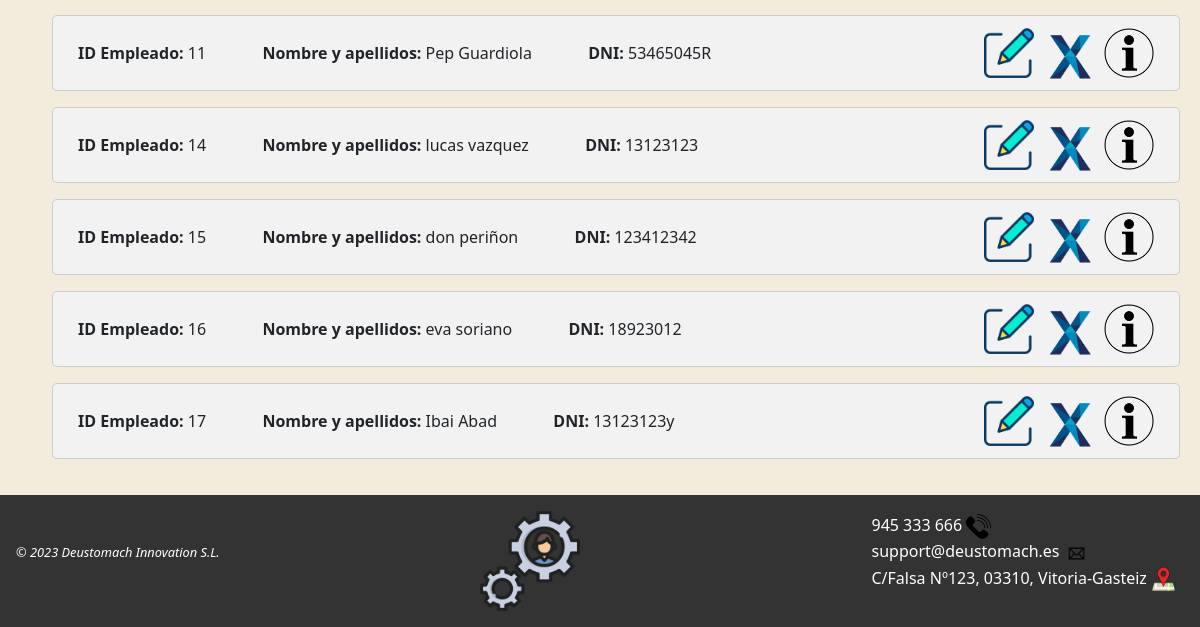
The page /AppWeb/listadoEmpleados/ (lower part) on the database as committed earlier.
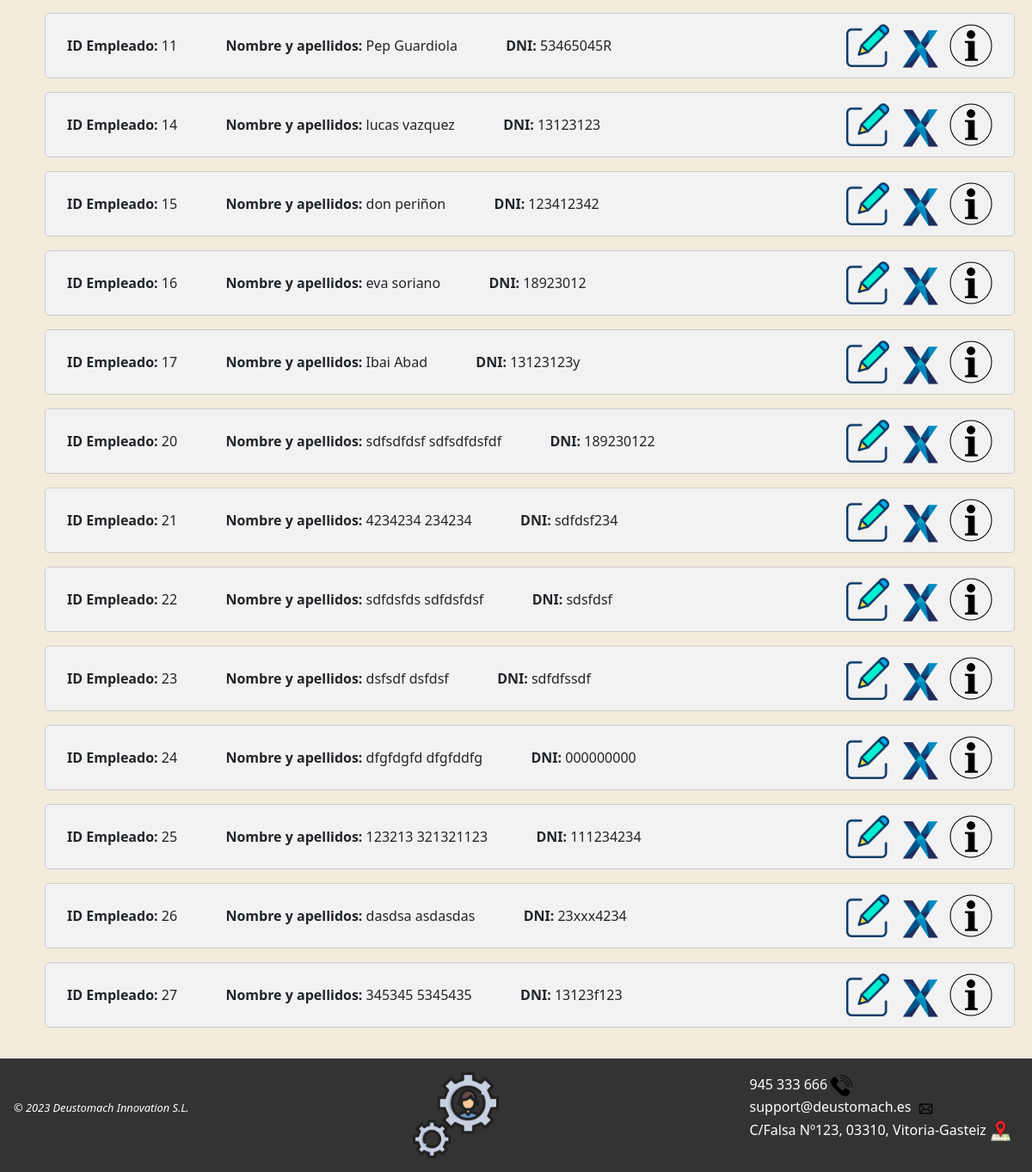
The same page on the database as committed later.
### AppWeb/models.py (models this page shows, shortened)
class Empleado(models.Model):
    dni = models.CharField(max_length=9, unique=True)
    nombre = models.CharField(max_length=15)
    apellidos = models.CharField(max_length=25)
    email = models.CharField(max_length=30)
    telefono = models.IntegerField(default=0)

### AppWeb/views.py (the view)
# urls.py: path('AppWeb/listadoEmpleados/', views.ListaEmpleado.as_view(), name='listado-empleado'),
class ListaEmpleado(ListView):
    model = Empleado
    template_name = 'listadoEmpleados.html'
    context_object_name = 'empleados'
    def get_queryset(self):
        queryset = super().get_queryset()
        busqueda = self.request.GET.get("buscar")
        if busqueda:
            queryset = queryset.filter(
                Q(dni__icontains=busqueda) |
                Q(nombre__icontains=busqueda) |
                Q(apellidos__icontains=busqueda)
            ).distinct()
        return queryset

### AppWeb/Templates/listadoEmpleados.html (shortened to what this page needs)
{% extends "homeEmpleados.html" %}
{% load static %}
{% block contenido %}
<div class="contenido">
    {% if object_list %}
    {% for emp in object_list %}
    <ul>
        <div class="objetos">
            <span><b>ID Empleado: </b>{{emp.id}} </span> &emsp;&emsp;&emsp;
            <span><b>Nombre y apellidos: </b>{{emp.nombre}} {{emp.apellidos}} </span> &emsp;&emsp;&emsp;
            <span><b>DNI: </b>{{ emp.dni }} </span>
            <a id="objetos1" href="{% url 'gestion:detalle-empleado' emp.id %}"><img
                    src="{% static 'images/info.png' %}" title="Pulsa para ver los detalles del empleado"
                    width="50px"></a>
            <a id="objetos1" href="{% url 'gestion:borrar-empleado' emp.id %}"><img
                    src="{% static 'images/delete.png' %}" title="Haz clic para eliminar al empleado" width="50px"></a>
            <a id="objetos1" href="{% url 'gestion:modificar-empleado' emp.id %}"><img
                    src="{% static 'images/editar.png' %}" title="Haz clic para editar este empleado" width="50px"></a>
        </div>
    </ul>
    {% endfor %}
    {% else %}
    <h1>No hay empleados disponibles</h1>
    {% endif %}
</div>
{% endblock %}

Rows that differ between the two databases and show on the page:
added Empleado: id "20", nombre "sdfsdfdsf", apellidos "sdfsdfdsfdf", dni "189230122"
added Empleado: id "21", nombre "4234234", apellidos "234234", dni "sdfdsf234"
added Empleado: id "22", nombre "sdfdsfds", apellidos "sdfdsfdsf", dni "sdsfdsf"
added Empleado: id "23", nombre "dsfsdf", apellidos "dsfdsf", dni "sdfdfssdf"
added Empleado: id "24", nombre "dfgfdgfd", apellidos "dfgfddfg", dni "000000000"
added Empleado: id "25", nombre "123213", apellidos "321321123", dni "111234234"
added Empleado: id "26", nombre "dasdsa", apellidos "asdasdas", dni "23xxx4234"
added Empleado: id "27", nombre "345345", apellidos "5345435", dni "13123f123"
